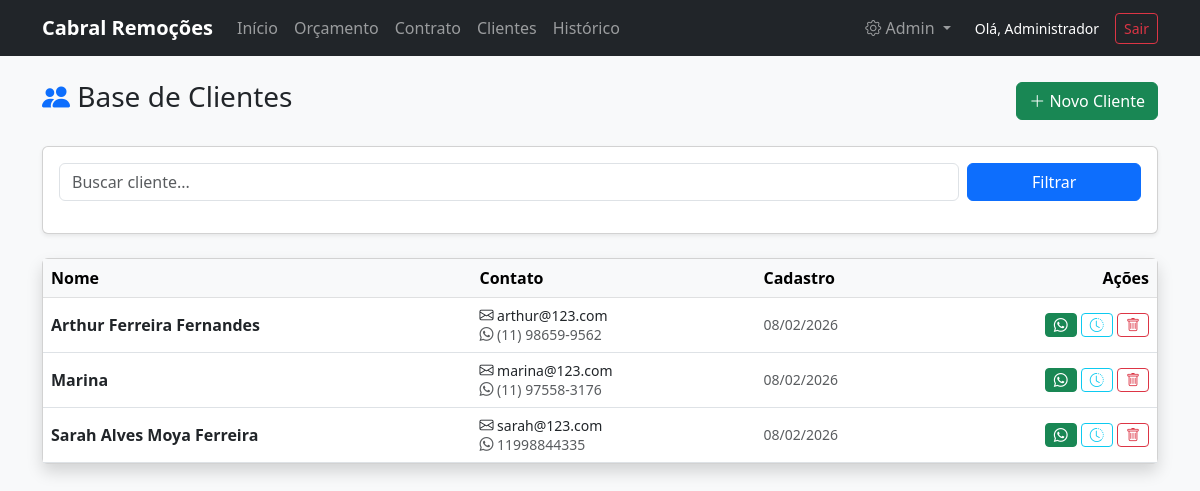
/clientes.php (signed in), run on the app's committed database.
### tables this page shows
CREATE TABLE `clientes` (
  `id` int(11) NOT NULL,
  `nome` varchar(150) NOT NULL,
  `email` varchar(150) DEFAULT NULL,
  `telefone` varchar(30) DEFAULT NULL,
  `created_at` timestamp NOT NULL DEFAULT current_timestamp(),
  `updated_at` timestamp NOT NULL DEFAULT current_timestamp() ON UPDATE current_timestamp()
);

### clientes.php (the view, shortened to what this page needs)
<?php
require 'Scripts/conecta_banco.php';
include 'navbar.php';
$linkDoGrupo = "https://chat.whatsapp.com/BkE3rCoDe7R7xqtMQ5KvNW";
$busca = $_GET['busca'] ?? '';
$sql = "SELECT * FROM clientes WHERE 1=1";
$params = [];
$sql .= " ORDER BY nome ASC";
$stmt = $pdo->prepare($sql);
$stmt->execute($params);
$clientes = $stmt->fetchAll();
?>
<!DOCTYPE html>
<html lang="pt-br">
<head>
    <link href="https://cdn.jsdelivr.net/npm/bootstrap@5.3.0/dist/css/bootstrap.min.css" rel="stylesheet">
    <link rel="stylesheet" href="https://cdn.jsdelivr.net/npm/bootstrap-icons@1.10.0/font/bootstrap-icons.css">
</head>
<body class="bg-light">
<div class="container mt-4">
    <div class="d-flex justify-content-between align-items-center mb-4">
        <h3><i class="bi bi-people-fill text-primary"></i> Base de Clientes</h3>
        <button class="btn btn-success" data-bs-toggle="modal" data-bs-target="#modalNovoCliente">
            <i class="bi bi-plus-lg"></i> Novo Cliente
        </button>
    </div>
    <div class="card mb-4 shadow-sm">
        <div class="card-body">
            <form method="GET" class="row g-2">
                <div class="col-md-10">
                    <input type="text" name="busca" class="form-control" placeholder="Buscar cliente..." value="<?= htmlspecialchars($busca) ?>">
                </div>
                <div class="col-md-2">
                    <button type="submit" class="btn btn-primary w-100">Filtrar</button>
                </div>
            </form>
        </div>
    </div>
    <div class="card shadow">
        <div class="card-body p-0">
            <div class="table-responsive">
                <table class="table table-hover mb-0 align-middle">
                    <thead class="table-light">
                        <tr>
                            <th>Nome</th>
                            <th>Contato</th>
                            <th>Cadastro</th>
                            <th class="text-end">Ações</th>
                        </tr>
                    </thead>
                    <tbody>
                        <?php foreach($clientes as $c): ?>
                        <tr>
                            <td class="fw-bold"><?= $c['nome'] ?></td>
                            <td>
                                <?php if($c['email']): ?><div class="small"><i class="bi bi-envelope"></i> <?= $c['email'] ?></div><?php endif; ?>
                                <?php if($c['telefone']): ?><div class="small text-muted"><i class="bi bi-whatsapp"></i> <?= $c['telefone'] ?></div><?php endif; ?>
                            </td>
                            <td class="small text-muted"><?= date('d/m/Y', strtotime($c['created_at'])) ?></td>
                            <td class="text-end">
                                <?php
                                    $telLimpo = preg_replace('/[^0-9]/', '', $c['telefone']);
                                    if(!empty($telLimpo)):
                                        $msgZap = "Olá " . $c['nome'] . "! Entre no nosso grupo de clientes: " . $linkDoGrupo;
                                        $linkApiZap = "https://wa.me/55" . $telLimpo . "?text=" . urlencode($msgZap);
                                ?>
                                    <a href="<?= $linkApiZap ?>" target="_blank" class="btn btn-sm btn-success" title="Enviar Convite">
                                        <i class="bi bi-whatsapp"></i>
                                    </a>
                                <?php endif; ?>
                                <a href="historico.php?busca=<?= urlencode($c['nome']) ?>" class="btn btn-sm btn-outline-info" title="Histórico">
                                    <i class="bi bi-clock-history"></i>
                                </a>
                                <a href="clientes.php?delete_id=<?= $c['id'] ?>" class="btn btn-sm btn-outline-danger" onclick="return confirm('Excluir?')" title="Excluir">
                                    <i class="bi bi-trash"></i>
                                </a>
                            </td>
                        </tr>
                        <?php endforeach; ?>
                    </tbody>
                </table>
            </div>
        </div>
    </div>
</div>
</body>
</html>

### navbar.php (shortened to what this page needs)
<nav class="navbar navbar-expand-lg navbar-dark bg-dark mb-4">
    <div class="container">
        <a class="navbar-brand fw-bold" href="index.php">
            <i class="bi bi-ambulance"></i> Cabral Remoções
        </a>
        <div class="collapse navbar-collapse" id="navbarNav">
            <ul class="navbar-nav me-auto">
                <li class="nav-item"><a class="nav-link" href="index.php">Início</a></li>
                <li class="nav-item"><a class="nav-link" href="gerar_orcamento.php">Orçamento</a></li>
                <li class="nav-item"><a class="nav-link" href="gerar_contrato.php">Contrato</a></li>
                <li class="nav-item"><a class="nav-link" href="clientes.php">Clientes</a></li>
                <li class="nav-item"><a class="nav-link" href="historico.php">Histórico</a></li>
            </ul>
            <ul class="navbar-nav align-items-center">
                <li class="nav-item dropdown me-3">
                    <a class="nav-link dropdown-toggle" href="#" role="button" data-bs-toggle="dropdown">
                        <i class="bi bi-gear"></i> Admin
                    </a>
                </li>
                <li class="nav-item d-flex align-items-center gap-2">
                    <span class="text-white small me-2">
                        Olá, <?= $_SESSION['usuario_nome'] ?? 'Admin' ?>
                    </span>
                    <a href="Scripts/logout.php" class="btn btn-sm btn-outline-danger">Sair</a>
                </li>
            </ul>
        </div>
    </div>
</nav>

### data on the page
clientes: nome "Arthur Ferreira Fernandes", email "arthur@123.com", telefone "(11) 98659-9562", created_at "08/02/2026"
clientes: nome "Marina", email "marina@123.com", telefone "(11) 97558-3176", created_at "08/02/2026"
clientes: nome "Sarah Alves Moya Ferreira", email "sarah@123.com", telefone "11998844335", created_at "08/02/2026"

### other printed values
$_SESSION['usuario_nome'] "Administrador"
